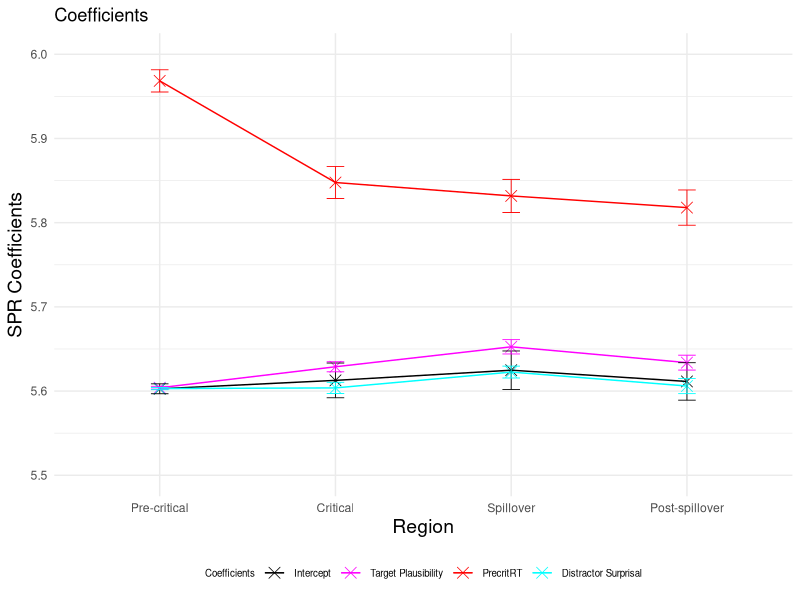
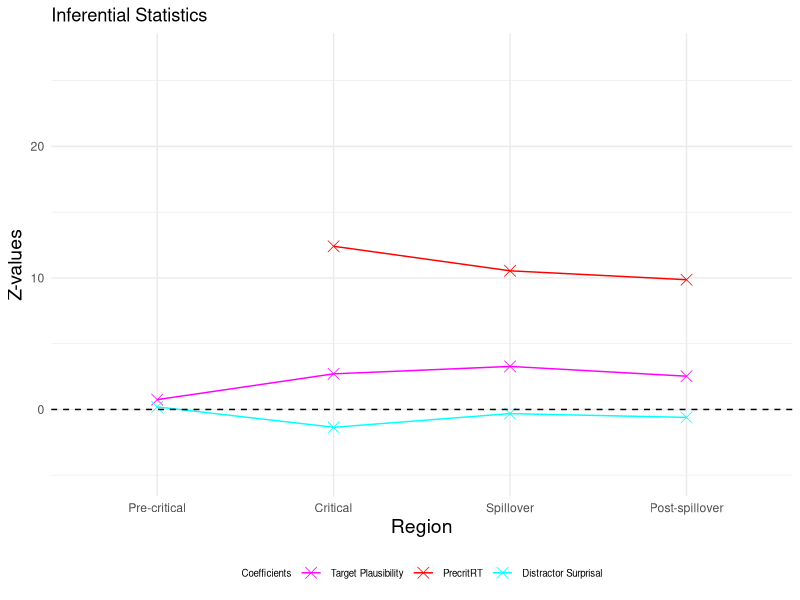
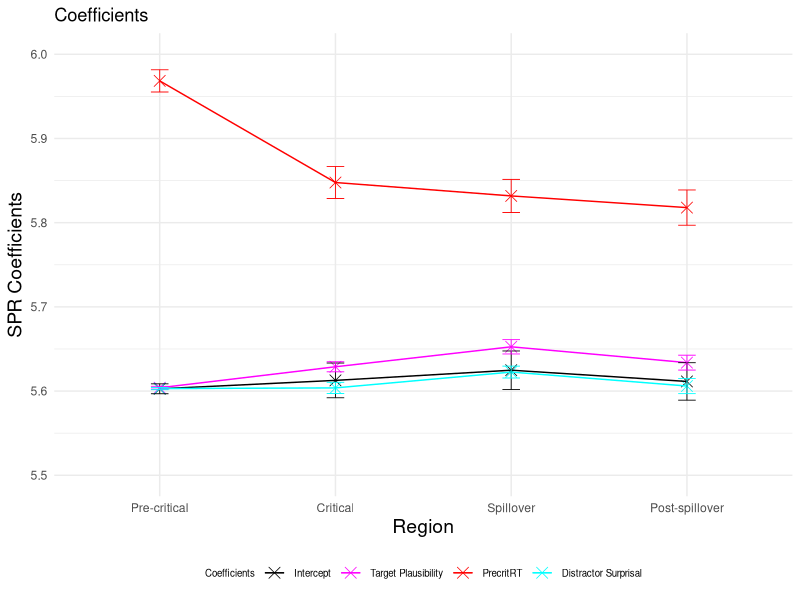
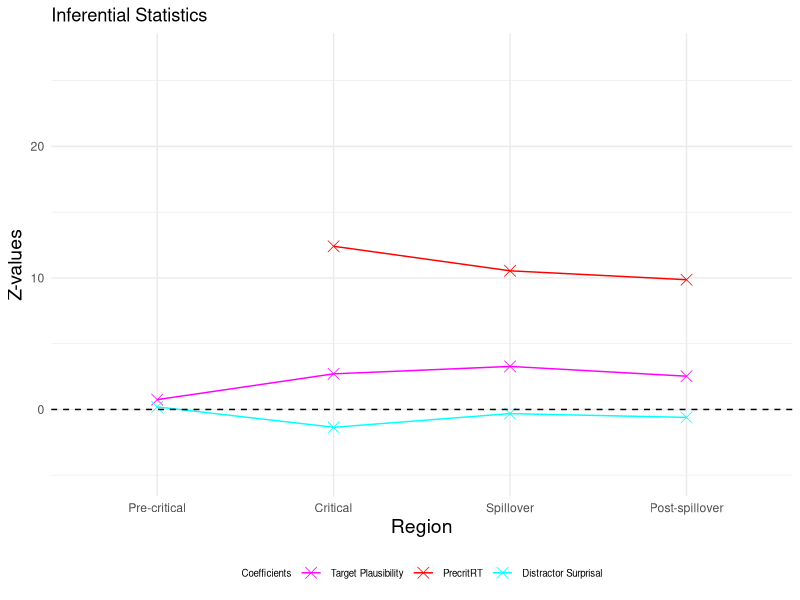

Write the R code that produced these figures, in order.
### LMER ###
# load lme4 package
library(lme4)
library(lmerTest)
library(dplyr)
library(ggplot2)

setwd("~/Downloads/Master_Thesis/3_SPR_Study/Filtered_plausibility_ratings/SPR_Study/Results_SPR_Plaus_single/")
GP6 <- read.csv("GP6_filtered.csv")

residuals <- data.frame(
  Region = character(0),
  Condition = character(0),
  Residual = numeric(0),
  SE_Residual = numeric(0)
)

logRT_estimated <- data.frame(
  Region = character(0),
  Condition = character(0),
  Estimated_logRT = numeric(0),
  SE_Estimated = numeric(0)
)

p_values <- data.frame(
  Region = character(0),
  p_value_plausibility_target = numeric(0),
  p_value_surprisal_distractor = numeric(0),
  p_value_precrit = numeric(0)
)

SPR_coefficients <- data.frame(
  Region = character(0),
  Estimate = character(0),
  Estimate_value = numeric(0),
  Estimate_error = numeric(0),
  Z_value = numeric(0)
)


regions <- c("Pre-critical", "Critical", "Spillover", "Post-spillover") 
conditions <- c("A", "B", "C") 

for (region in regions) 
{
  # Precritical region
  region_subset <- subset(GP6, Region == region)
  
  # standardise predictors
  region_subset$scaled_Plaus_per_region <- scale(region_subset$SPR_Plaus_Rating)
  region_subset$scaled_Surprisaldist_per_region <- scale(region_subset$Surprisal_distractor)
  region_subset$scaled_precrit_RT_per_region <- scale(region_subset$precritRT)
  # invert predictor plausibility
  region_subset$inverted_scaled_Plaus_per_region <- (region_subset$scaled_Plaus_per_region) * (-1)
  #log transform reading times
  region_subset$logRT_per_region <- log(region_subset$ReadingTime)
  
  
  # define and run the linear mixed-effects regression model for the precritical region 
  model_per_region <-  lmerTest::lmer(logRT_per_region ~ inverted_scaled_Plaus_per_region + scaled_Surprisaldist_per_region + scaled_precrit_RT_per_region +
                                       (1 + inverted_scaled_Plaus_per_region + scaled_Surprisaldist_per_region + scaled_precrit_RT_per_region | Subject) + 
                                       (1 + inverted_scaled_Plaus_per_region + scaled_Surprisaldist_per_region + scaled_precrit_RT_per_region | Item), data = region_subset)
  
  # print the summary of the model
  summary_per_region <- summary(model_per_region)
  print(summary_per_region)
  
  # calculate p-values
  p_values_per_region <- summary_per_region$coefficients[, "Pr(>|t|)"]
  new_row_p_value <- data.frame(Region = region, 
                                p_value_plausibility_target = p_values_per_region[2], 
                                p_value_surprisal_distractor = p_values_per_region[3],
                                p_value_precrit = p_values_per_region[4])
  p_values <- rbind(p_values, new_row_p_value)
  
  # extract intercept and coefficients added to intercept
  coefficients_per_region <- summary_per_region$coefficients
  intercept <- coefficients_per_region["(Intercept)", 1]
  plaus_target_coeff <- coefficients_per_region["(Intercept)", 1] + coefficients_per_region["inverted_scaled_Plaus_per_region", 1]
  surprisal_distractor_coeff <- coefficients_per_region["(Intercept)", 1] + coefficients_per_region["scaled_Surprisaldist_per_region", 1]
  precritRT_coeff <- coefficients_per_region["(Intercept)", 1] + coefficients_per_region["scaled_precrit_RT_per_region", 1]
  
  # add error bars for coefficients and intercept
  new_row_coefficient <- data.frame(Region = region, 
                                    Estimate = "Intercept", 
                                    Estimate_value = intercept, 
                                    Estimate_error = coefficients_per_region["(Intercept)", 2],
                                    Z_value = 0)
  SPR_coefficients <- rbind(SPR_coefficients, new_row_coefficient)
  
  new_row_coefficient <- data.frame(Region = region,
                                    Estimate = "Plausability",
                                    Estimate_value = plaus_target_coeff,
                                    Estimate_error = coefficients_per_region["inverted_scaled_Plaus_per_region", 2],
                                    Z_value = coefficients_per_region["inverted_scaled_Plaus_per_region", 1] / coefficients_per_region["inverted_scaled_Plaus_per_region", 2])
  SPR_coefficients <- rbind(SPR_coefficients, new_row_coefficient)
  
  new_row_coefficient <- data.frame(Region = region,
                                    Estimate = "Surprisal", 
                                    Estimate_value = surprisal_distractor_coeff, 
                                    Estimate_error = coefficients_per_region["scaled_Surprisaldist_per_region", 2],
                                    Z_value = coefficients_per_region["scaled_Surprisaldist_per_region", 1] / coefficients_per_region["scaled_Surprisaldist_per_region", 2])
  SPR_coefficients <- rbind(SPR_coefficients, new_row_coefficient)
  
  new_row_coefficient <- data.frame(Region = region,
                                    Estimate = "PrecritRT", 
                                    Estimate_value = precritRT_coeff, 
                                    Estimate_error = coefficients_per_region["scaled_precrit_RT_per_region", 2],
                                    Z_value = coefficients_per_region["scaled_precrit_RT_per_region", 1] / coefficients_per_region["scaled_precrit_RT_per_region", 2])
  SPR_coefficients <- rbind(SPR_coefficients, new_row_coefficient)
  
  for (condition in conditions)
  {
    #####predict condition A, precritical#####
    region_per_condition <- subset(region_subset, Condition == condition)
    region_per_condition$region_per_condition_Predicted <- predict(model_per_region, newdata = region_per_condition,  type = "response")
    
    # calculate residuals
    Residual_region_per_condition <- mean(region_per_condition$logRT_per_region) - mean(region_per_condition$region_per_condition_Predicted)
    Residual_region_per_condition
    # observed RT for condition A precritical
    region_per_condition_logRT_observed <- mean(region_per_condition$logRT_per_region)
    # if (condition == "C") 
    #  {
    #  print(region_per_condition_logRT_observed)
    # }
    # estimated RT for condition A precritical
    region_per_condition_logRT_estimated <- mean(region_per_condition$region_per_condition_Predicted)
    region_per_condition_logRT_estimated
    
    # calculate standard error for residuals
    SE_residuals_region_per_condition <- sqrt(sd(region_per_condition$logRT, na.rm = TRUE)^2/length(region_per_condition$logRT) + sd(region_per_condition$region_per_condition_Predicted, na.rm = TRUE)^2/length(region_per_condition$region_per_condition_Predicted))
    
    new_row_residuals <- data.frame(Region = region, Condition = condition, Residual = Residual_region_per_condition, SE_Residual = SE_residuals_region_per_condition)
    residuals <- rbind(residuals, new_row_residuals)
    
    # calculate standard error for logRT estimated
    ##
    SE_estimated_region_per_condition <- sd(region_per_condition$region_per_condition_Predicted, na.rm = TRUE) / sqrt(length(region_per_condition$region_per_condition_Predicted)) 
    
    new_row_logRT_estimated <- data.frame(Region = region, Condition = condition, Estimated_logRT = region_per_condition_logRT_estimated, SE_Estimated = SE_estimated_region_per_condition)
    logRT_estimated <- rbind(logRT_estimated, new_row_logRT_estimated)
  }
}

# plot intercept and coefficients added to intercept
p <- ggplot(SPR_coefficients, aes(x = factor(Region, levels = c("Pre-critical", "Critical", "Spillover", "Post-spillover")), 
                                  y = Estimate_value, color = Estimate, group = Estimate)) + geom_point(shape = 4, size = 3.5, stroke = 0.4) + geom_line(linewidth=0.5) + ylim (5.5, 6)
p <- p + theme_minimal() + geom_errorbar(aes(ymin=Estimate_value-Estimate_error, ymax=Estimate_value+Estimate_error), width=.1, size=0.3) 
p <- p + scale_color_manual(name="Coefficients", labels=c("Intercept", "Target Plausibility", "PrecritRT", "Distractor Surprisal"), values=c("#000000", "#FF00FF", "#FF0000", "#00FFFF"))
p <- p + labs(x="Region", y="SPR Coefficients", title = "Coefficients") 
p <- p + theme(legend.position="bottom", legend.text=element_text(size=7), legend.title=element_text(size=7), axis.title.x = element_text(size = 14), axis.title.y = element_text(size = 14)) 
p 
ggsave("Intercept_Coefficients_PrecritRT_Plot.pdf", p, width=4, height=4)


# plot effect sizes (z-vaues)
Effect_sizes <- subset(SPR_coefficients, Estimate != 'Intercept')

p <- ggplot(Effect_sizes, aes(x = factor(Region, levels = c("Pre-critical", "Critical", "Spillover", "Post-spillover")), 
                              y = Z_value, color = Estimate, group = Estimate)) + geom_point(shape = 4, size = 3.5, stroke = 0.4) + geom_line(linewidth=0.5) + ylim (-5, 27)
p <- p + geom_hline(yintercept=0, linetype=2)
p <- p + theme_minimal()
p <- p + scale_color_manual(name="Coefficients", labels=c( "Target Plausibility", "PrecritRT", "Distractor Surprisal"), values=c("#FF00FF", "#FF0000", "#00FFFF"))
p <- p + labs(x="Region", y="Z-values", title = "Inferential Statistics") 
p <- p + theme(legend.position="bottom", legend.text=element_text(size=7), legend.title=element_text(size=7), axis.title.x = element_text(size = 14), axis.title.y = element_text(size = 14)) 
p 
ggsave("Z_values_Precrit_RT_Plot.pdf", p, width=4, height=4)
